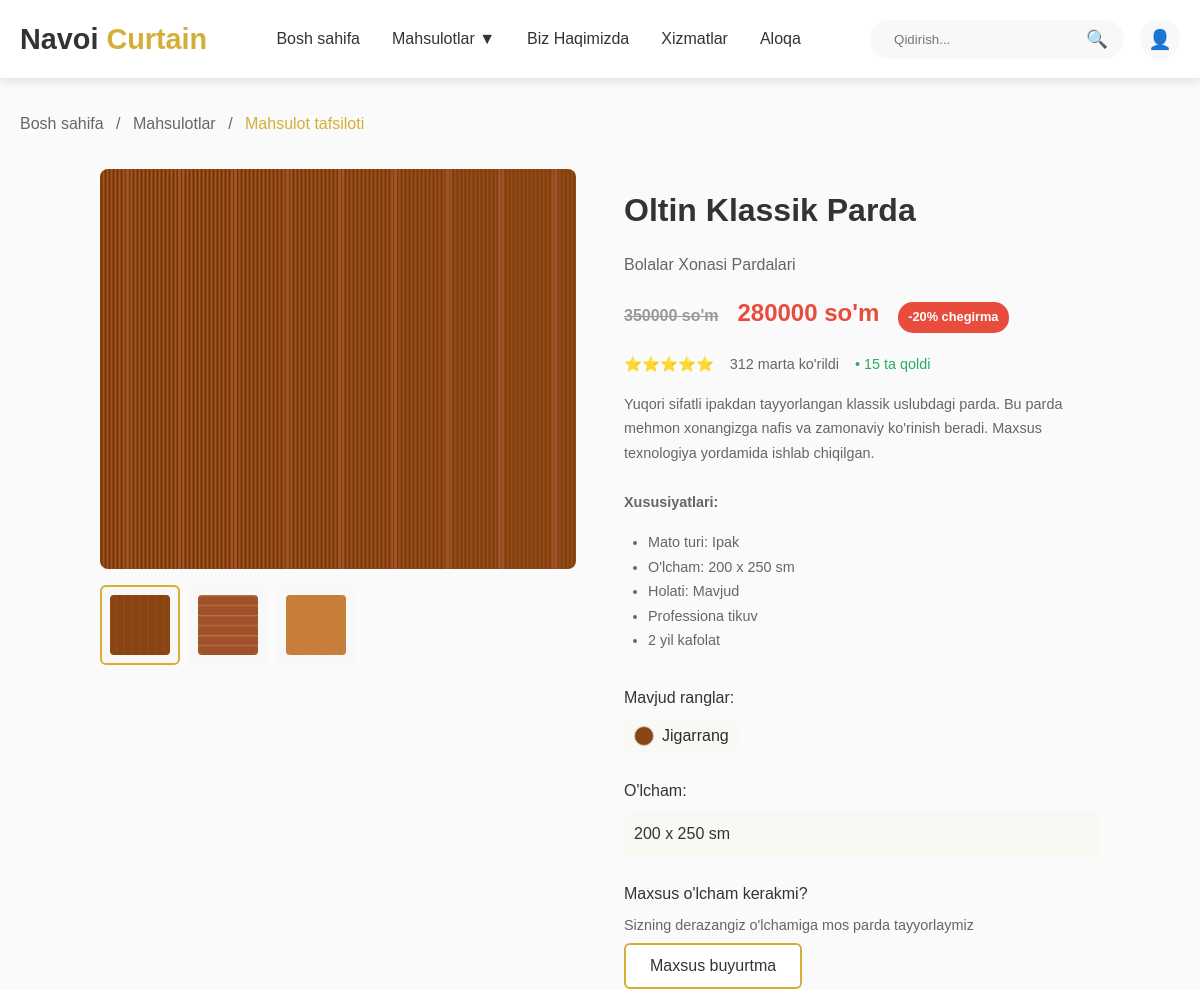
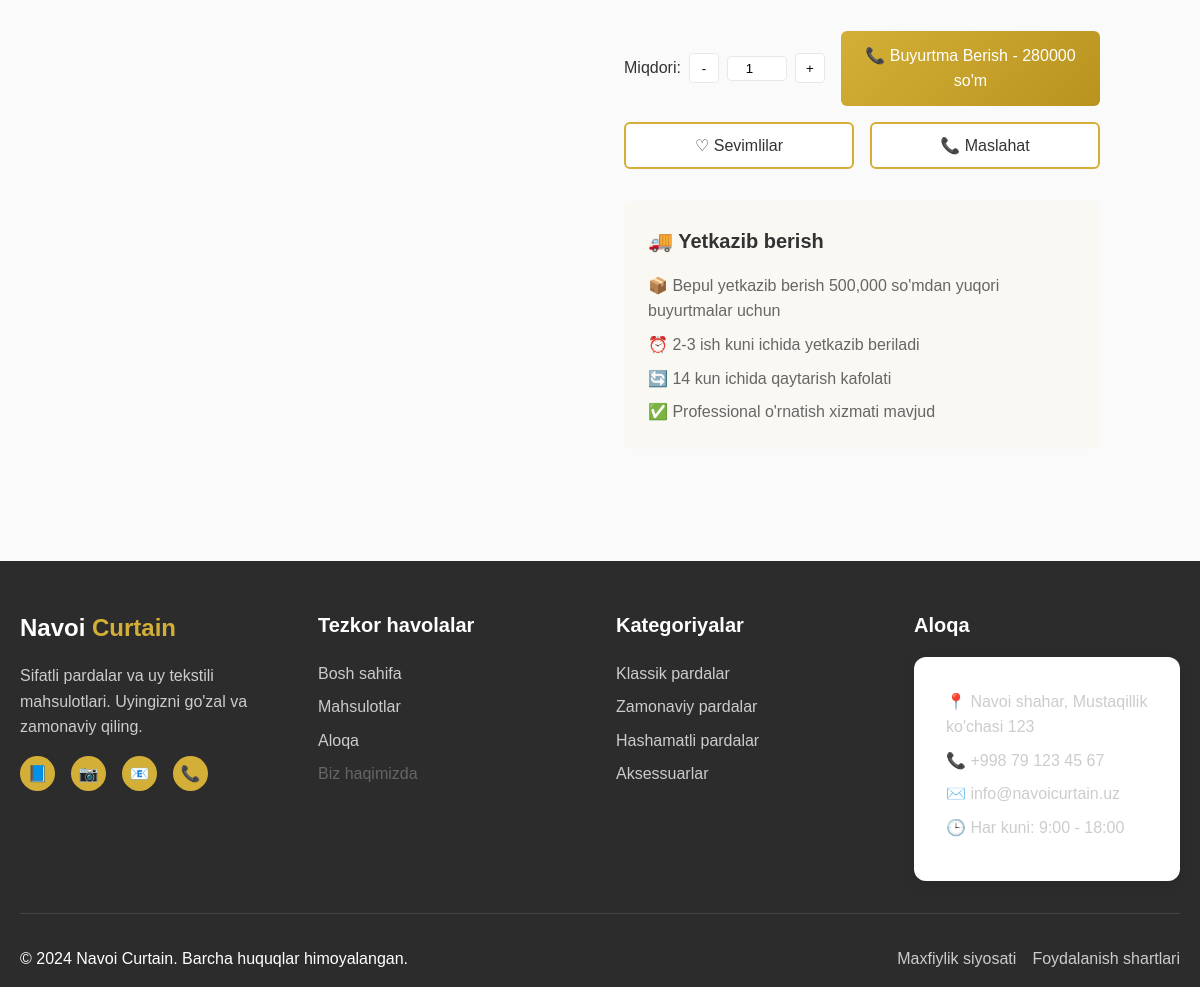
The page /product/oltin-klassik-parda/ on the database its author committed (2 pictures, top to bottom).
### apps/curtains/models.py (models this page shows, shortened)
class CurtainImage(models.Model):
    curtain = models.ForeignKey(Curtain, on_delete=models.CASCADE, related_name='images',
                              verbose_name=_('Parda'))
    image = models.ImageField(_('Rasm'), upload_to='curtains/%Y/%m/%d/')
    alt_text = models.CharField(_('Alt matni'), max_length=255, blank=True)
    is_main = models.BooleanField(_('Asosiy rasm'), default=False)
    order = models.PositiveIntegerField(_('Tartib'), default=0)
    created_date = models.DateTimeField(_('Yaratilgan sana'), auto_now_add=True)
    class Meta:
        verbose_name = _('Parda rasmi')
        verbose_name_plural = _('Parda rasmlari')
        ordering = ['order', '-created_date']
        db_table = 'curtain_images'

class Curtain(models.Model):
    FABRIC_CHOICES = [
        ('cotton', _('Paxta')),
        ('silk', _('Ipak')),
        ('linen', _('Zig\'ir')),
        ('polyester', _('Polyester')),
        ('velvet', _('Baxmal')),
        ('other', _('Boshqa')),
    ]
    STATUS_CHOICES = [
        ('available', _('Mavjud')),
        ('out_of_stock', _('Tugagan')),
        ('discontinued', _('To\'xtatilgan')),
    ]
    title = models.CharField(_('Nomi'), max_length=225, help_text=_('Parda nomi'))
    slug = models.SlugField(_('Slug'), max_length=255, unique=True, blank=True)
    content = models.TextField(_('Ta\'rif'), null=True, blank=True, help_text=_('Parda haqida batafsil ma\'lumot'))
    price = models.PositiveIntegerField(_('Narxi'), help_text=_('So\'mda narx'))
    discount_price = models.PositiveIntegerField(_('Chegirmali narx'), null=True, blank=True)
    category = models.ForeignKey(Category, on_delete=models.SET_NULL, null=True,
                               related_name='curtains', verbose_name=_('Kategoriya'))
    colors = models.ManyToManyField(Color, verbose_name=_('Ranglar'), blank=True,
                                  related_name='curtains')
    fabric_type = models.CharField(_('Mato turi'), max_length=20, choices=FABRIC_CHOICES,
                                 default='other')
    width = models.PositiveIntegerField(_('Eni (sm)'), null=True, blank=True)
    height = models.PositiveIntegerField(_('Balandligi (sm)'), null=True, blank=True)
    status = models.CharField(_('Holati'), max_length=20, choices=STATUS_CHOICES, default='available')
    is_featured = models.BooleanField(_('Asosiy'), default=False,
                                    help_text=_('Asosiy sahifada ko\'rsatish'))
    is_active = models.BooleanField(_('Faol'), default=True)
    views = models.PositiveIntegerField(_('Ko\'rishlar soni'), default=0)
    stock_quantity = models.PositiveIntegerField(_('Ombordagi soni'), default=0)
    created_date = models.DateTimeField(_('Yaratilgan sana'), auto_now_add=True)
    modified_date = models.DateTimeField(_('O\'zgartirilgan sana'), auto_now=True)
    class Meta:
        verbose_name = _('Parda')
        verbose_name_plural = _('Pardalar')
        ordering = ['-created_date']
        db_table = 'curtains'
        indexes = [
            models.Index(fields=['slug']),
            models.Index(fields=['category', 'is_active']),
            models.Index(fields=['is_featured', 'is_active']),
        ]
    @property
    def is_on_sale(self):
        return self.discount_price and self.discount_price < self.price
    @property
    def final_price(self):
        return self.discount_price if self.is_on_sale else self.price
    def increment_views(self):
        self.views += 1
        self.save(update_fields=['views'])

class Category(models.Model):
    title = models.CharField(_('Nomi'), max_length=225, help_text=_('Kategoriya nomi'))
    created_date = models.DateTimeField(_('Yaratilgan sana'), auto_now_add=True)
    class Meta:
        verbose_name = _('Kategoriya')
        verbose_name_plural = _('Kategoriyalar')
        ordering = ['-created_date']
        db_table = 'categories'

class Color(models.Model):
    title = models.CharField(_('Rang nomi'), max_length=225, help_text=_('Rang nomi'))
    hex_code = models.CharField(_('Rang kodi'), max_length=7, blank=True, null=True, help_text=_('#ffffff formatida'))
    created_date = models.DateTimeField(_('Yaratilgan sana'), auto_now_add=True)
    class Meta:
        verbose_name = _('Rang')
        verbose_name_plural = _('Ranglar')
        ordering = ['title']
        db_table = 'colors'

### apps/curtains/views.py (the view)
# urls.py: path('product/<slug:slug>/', views.product_detail, name='product_detail'),
def product_detail(request, slug):
    curtain = get_object_or_404(
        Curtain.objects.select_related('category').prefetch_related('images', 'colors'),
        slug=slug, is_active=True
    )
    curtain.increment_views()
    similar_curtains = Curtain.objects.filter(
        category=curtain.category,
        is_active=True
    ).exclude(id=curtain.id).select_related('category').prefetch_related('images')[:4]
    context = {
        'curtain': curtain,
        'similar_curtains': similar_curtains,
    }
    return render(request, 'product-detail.html', context)

### templates/product-detail.html (shortened to what this page needs)
{% load static %}
<!DOCTYPE html>
<html lang="uz">
<head>
    <link rel="stylesheet" href="{% static 'css/styles.css' %}">
</head>
<body>
    {% include 'header.html' %}
    <main class="main">
        <div class="container">
            <nav style="margin-bottom: 2rem;">
                <a href="{% url 'curtains:index' %}" style="color: var(--text-light); text-decoration: none;">Bosh sahifa</a>
                <span style="color: var(--text-light); margin: 0 0.5rem;">/</span>
                <a href="{% url 'curtains:products' %}" style="color: var(--text-light); text-decoration: none;">Mahsulotlar</a>
                <span style="color: var(--text-light); margin: 0 0.5rem;">/</span>
                <span style="color: var(--primary-gold);">Mahsulot tafsiloti</span>
            </nav>
            <div class="product-detail-container">
                <div class="product-gallery">
                    {% if curtain.images.all %}
                        {% with main_image=curtain.images.first %}
                        <div class="main-image" id="mainImage">
                            <img src="{{ main_image.image.url }}" alt="{{ curtain.title }}" style="width: 100%; height: 400px; object-fit: cover; border-radius: 8px;">
                        </div>
                        {% endwith %}
                        {% if curtain.images.count > 1 %}
                        <div class="thumbnail-images">
                            {% for image in curtain.images.all %}
                            <div class="thumbnail {% if forloop.first %}active{% endif %}" data-image="{{ image.image.url }}">
                                <img src="{{ image.image.url }}" alt="{{ curtain.title }}" style="width: 60px; height: 60px; object-fit: cover; border-radius: 4px;">
                            </div>
                            {% endfor %}
                        </div>
                        {% endif %}
                    {% else %}
                        <div class="main-image" id="mainImage" style="display: flex; align-items: center; justify-content: center; background: var(--light-beige); height: 400px; border-radius: 8px; font-size: 4rem;">
                            🏺
                        </div>
                    {% endif %}
                </div>
                <div class="product-details">
                    <h1 class="product-title" id="productTitle">{{ curtain.title }}</h1>
                    {% if curtain.category %}
                    <div style="color: var(--text-light); margin-bottom: 0.5rem;">{{ curtain.category.title }}</div>
                    {% endif %}
                    <div class="product-price" id="productPrice">
                        {% if curtain.is_on_sale %}
                            <span style="text-decoration: line-through; color: #999; font-size: 1rem; margin-right: 10px;">{{ curtain.price|floatformat:0 }} so'm</span>
                            <span style="color: #e74c3c; font-weight: bold; font-size: 1.5rem;">{{ curtain.final_price|floatformat:0 }} so'm</span>
                            <div style="display: inline-block; background: #e74c3c; color: white; padding: 5px 10px; border-radius: 15px; font-size: 0.8rem; font-weight: bold; margin-left: 10px;">
                                {% load math_extras %}
                                {% widthratio curtain.discount_price curtain.price 100 as discount_percent %}
                                -{{ 100|sub:discount_percent }}% chegirma
                            </div>
                        {% else %}
                            {{ curtain.price|floatformat:0 }} so'm
                        {% endif %}
                    </div>
                    <div style="display: flex; align-items: center; gap: 1rem; margin-bottom: 1rem; font-size: 0.9rem; color: var(--text-light);">
                        <div>⭐⭐⭐⭐⭐</div>
                        <span>{{ curtain.views }} marta ko'rildi</span>
                        {% if curtain.stock_quantity %}
                        <span style="color: #27ae60;">• {{ curtain.stock_quantity }} ta qoldi</span>
                        {% endif %}
                    </div>
                    <div class="product-description" id="productDescription">
                        {{ curtain.content|linebreaks }}
                        <br>
                        <strong>Xususiyatlari:</strong>
                        <ul style="margin-top: 1rem; padding-left: 1.5rem;">
                            <li>Mato turi: {{ curtain.get_fabric_type_display }}</li>
                            {% if curtain.width and curtain.height %}
                            <li>O'lcham: {{ curtain.width }} x {{ curtain.height }} sm</li>
                            {% endif %}
                            <li>Holati: {{ curtain.get_status_display }}</li>
                            <li>Professiona tikuv</li>
                            <li>2 yil kafolat</li>
                        </ul>
                    </div>
                    <div class="product-options">
                        {% if curtain.colors.all %}
                        <div class="option-group">
                            <label class="option-label">Mavjud ranglar:</label>
                            <div style="display: flex; gap: 0.5rem; flex-wrap: wrap;">
                                {% for color in curtain.colors.all %}
                                <div style="display: flex; align-items: center; gap: 0.5rem; padding: 5px 10px; background: var(--light-beige); border-radius: 15px;">
                                    {% if color.hex_code %}
                                    <span style="display: inline-block; width: 20px; height: 20px; background: {{ color.hex_code }}; border-radius: 50%; border: 1px solid #ccc;"></span>
                                    {% endif %}
                                    <span>{{ color.title }}</span>
                                </div>
                                {% endfor %}
                            </div>
                        </div>
                        {% endif %}
                        {% if curtain.width and curtain.height %}
                        <div class="option-group">
                            <label class="option-label">O'lcham:</label>
                            <div style="padding: 10px; background: var(--light-beige); border-radius: 8px; color: var(--text-dark);">
                                {{ curtain.width }} x {{ curtain.height }} sm
                            </div>
                        </div>
                        {% endif %}
                        <div class="option-group">
                            <label class="option-label">Maxsus o'lcham kerakmi?</label>
                            <p style="font-size: 0.9rem; color: var(--text-light); margin: 5px 0;">Sizning derazangiz o'lchamiga mos parda tayyorlaymiz</p>
                            <button class="btn btn-secondary" onclick="alert('Maxsus o\'lcham uchun bizga qo\'ng\'iroq qiling!')">Maxsus buyurtma</button>
                        </div>
                    </div>
                    <div class="add-to-cart-section">
                        {% if curtain.status == 'available' and curtain.stock_quantity > 0 %}
                        <div class="quantity-selector">
                            <label class="option-label" style="margin-bottom: 0;">Miqdori:</label>
                            <button class="quantity-btn" onclick="changeQuantity(-1)">-</button>
                            <input type="number" class="quantity-input" id="quantity" value="1" min="1" max="{{ curtain.stock_quantity }}">
                            <button class="quantity-btn" onclick="changeQuantity(1)">+</button>
                        </div>
                        <a href="{% url 'orders:quick_order' curtain.id %}" class="btn btn-primary" style="flex: 1; text-align: center; display: flex; align-items: center; justify-content: center;">
                            📞 Buyurtma Berish - {{ curtain.final_price|floatformat:0 }} so'm
                        </a>
                        {% endif %}
                    </div>
                    <div style="display: flex; gap: 1rem; margin-top: 1rem;">
                        <button class="btn btn-secondary" style="flex: 1;">♡ Sevimlilar</button>
                        <button class="btn btn-secondary" style="flex: 1;">📞 Maslahat</button>
                    </div>
                    <div style="background: var(--light-beige); padding: 1.5rem; border-radius: 8px; margin-top: 2rem;">
                        <h4 style="color: var(--text-dark); margin-bottom: 1rem;">🚚 Yetkazib berish</h4>
                        <ul style="list-style: none; color: var(--text-light);">
                            <li style="margin-bottom: 0.5rem;">📦 Bepul yetkazib berish 500,000 so'mdan yuqori buyurtmalar uchun</li>
                            <li style="margin-bottom: 0.5rem;">⏰ 2-3 ish kuni ichida yetkazib beriladi</li>
                            <li style="margin-bottom: 0.5rem;">🔄 14 kun ichida qaytarish kafolati</li>
                            <li>✅ Professional o'rnatish xizmati mavjud</li>
                        </ul>
                    </div>
                </div>
            </div>
        </div>
    </main>
    {% include 'footer.html' %}
</body>
</html>

### rows shown on the page
CurtainImage: image (picture)
CurtainImage: image (picture)
CurtainImage: image (picture)
Curtain: title "Oltin Klassik Parda", category "Bolalar Xonasi Pardalari", price "350000", final_price "280000", views "312", stock_quantity "15", content "Yuqori sifatli ipakdan tayyorlangan klassik uslubdagi parda. Bu parda mehmon xonangizga nafis va zamonaviy ko'rinish beradi. Maxsus texnologiya yordamida ishlab chiqilgan.", fabric_type "Ipak", width "200", height "250", status "Mavjud"
Color: title "Jigarrang"

### other values the page prints
{{ 100|sub:discount_percent }} "20"
